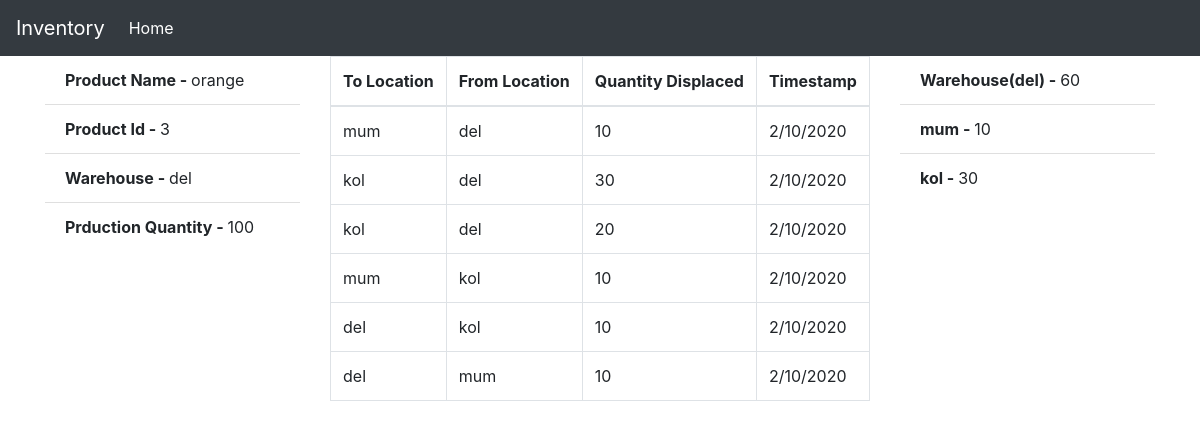
Page /report/3 on the committed database.
### app.py (models this page shows)
class Product(db.Model):
    id = db.Column(db.Integer,primary_key=True, autoincrement=True)
    product_name = db.Column(db.String(200))
    product_type = db.Column(db.String(200))
    quantity = db.Column(db.String(200))
    warehouse = db.Column(db.String(200))
    movements = db.relationship('Movement', backref="user2")

class Movement(db.Model):
    id = db.Column(db.Integer, primary_key=True)
    timestamp = db.Column(db.String(200))
    to_location = db.Column(db.String(200))
    from_location = db.Column(db.String(200))
    product_id = db.Column(db.Integer, db.ForeignKey('product.id'))
    quantity = db.Column(db.Integer)

class Location(db.Model):
    id = db.Column(db.Integer,primary_key=True, autoincrement=True)
    location_name = db.Column(db.String(200))

### app.py (the view)
@app.route('/report/<int:id>',methods=["GET"])
def report(id):
    product_info= db.session.query(Product).filter(Product.id == id).all()
    locations = Location.query.all()
    location_info= db.session.query(Location).filter(Location.location_name != product_info[0].warehouse).all()
    movement_info= db.session.query(Product,Movement).filter(Movement.product_id == id, Product.id == id).all()
    warehouse_quant = int(product_info[0].quantity)
    final_repo=[]
    for i in locations:
        if i.location_name != product_info[0].warehouse:
            move_from= db.session.query(db.func.sum(Movement.quantity)).filter(Movement.from_location == i.location_name, Movement.product_id == id).scalar()
            move_to= db.session.query(db.func.sum(Movement.quantity)).filter(Movement.to_location == i.location_name, Movement.product_id == id).scalar()
            m = move_to - move_from
            warehouse_quant = warehouse_quant - m
            final_repo.append(m)
    final_location=[]
    for i in location_info:
        final_location.append(i.location_name)
    res={}
    for key in final_location:
        for value in final_repo:
            res[key] = value
            final_repo.remove(value)
            break
    return render_template('report.html',product_info=product_info,movement_info=movement_info,final_repo=final_repo,location_info=location_info,res=res,warehouse_quant=warehouse_quant)

### templates/report.html
{% extends 'index.html' %}
{% block content %}
<div class="row">
    <div class="col-lg-3">
        {% for i in product_info %}
        <ul class="list-group list-group-flush">
            <li class="list-group-item"><b>Product Name - </b>{{ i.product_name }}</li>
            <li class="list-group-item"><b>Product Id - </b>{{ i.id }}</li>
            <li class="list-group-item"><b>Warehouse - </b>{{ i.warehouse }}</li>
            <li class="list-group-item"><b>Prduction Quantity - </b>{{ i.quantity }}</li>
        </ul>
        {% endfor %}
    </div>
    <div class="col-lg-6">
        <table class="table table-bordered">
            <thead>
                <th>To Location</th>
                <th>From Location</th>
                <th>Quantity Displaced</th>
                <th>Timestamp</th>
            </thead>
            <tbody>
                {% for i in movement_info %}
                <tr>
                    <td>{{ i.Movement.to_location }}</td>
                    <td>{{ i.Movement.from_location }}</td>
                    <td>{{ i.Movement.quantity }}</td>
                    <td>{{ i.Movement.timestamp }}</td>
                </tr>
                {% endfor %}
            </tbody>
        </table>
    </div>
    <div class="col-lg-3">
        <ul class="list-group list-group-flush">
            <li class="list-group-item"><b>Warehouse({{ product_info[0].warehouse }}) - </b>{{ warehouse_quant }}</li>
            {% for key, value in res.items() %}
            <li class="list-group-item"><b>{{ key }} - </b>{{ value }}</li>
            {% endfor %}
        </ul>
    </div>
</div>
{% endblock %}

### rows in the picture
Product: product_name "orange", id "3", warehouse "del", quantity "100", Movement.to_location "mum", Movement.from_location "del", Movement.quantity "10", Movement.timestamp "2/10/2020", Movement.to_location "kol", Movement.quantity "30", Movement.quantity "20", Movement.from_location "kol", Movement.to_location "del", Movement.from_location "mum"
Location: location_name "mum", value "10"
Location: location_name "kol", value "30"

### other values in the picture
{{ warehouse_quant }} "60"
